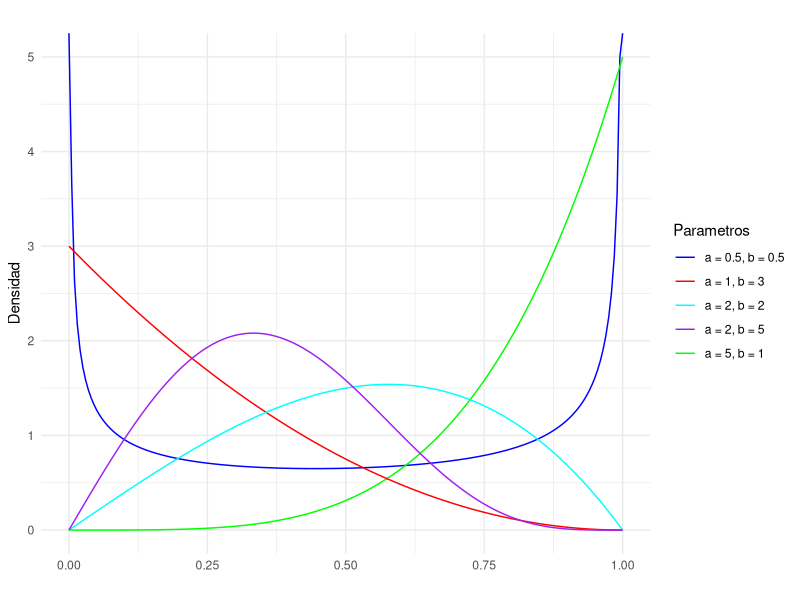
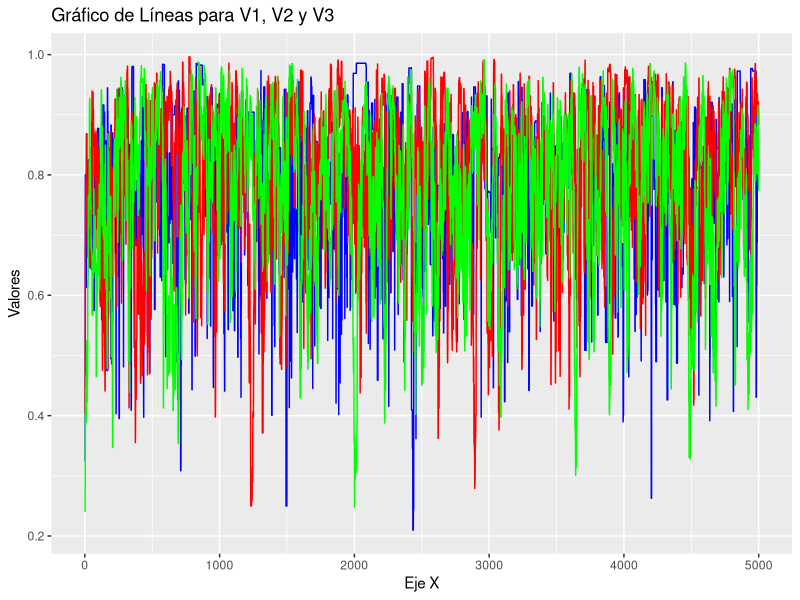
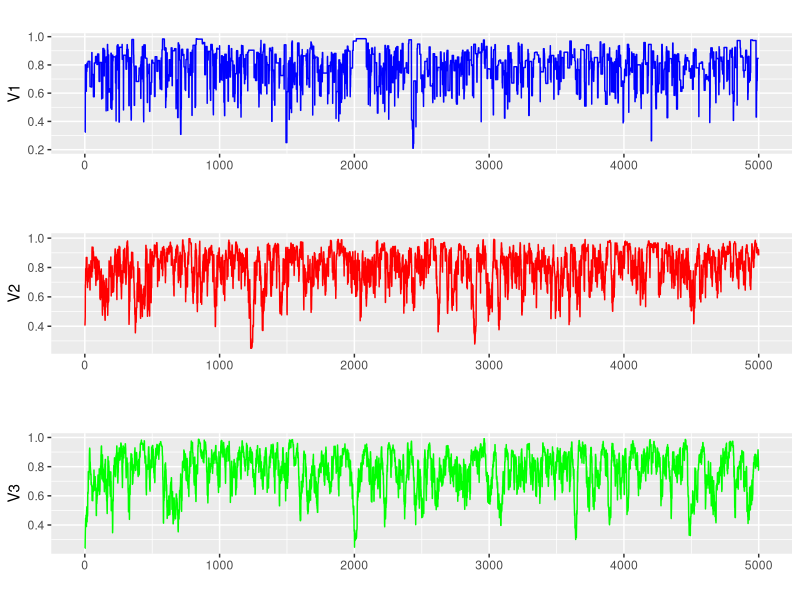
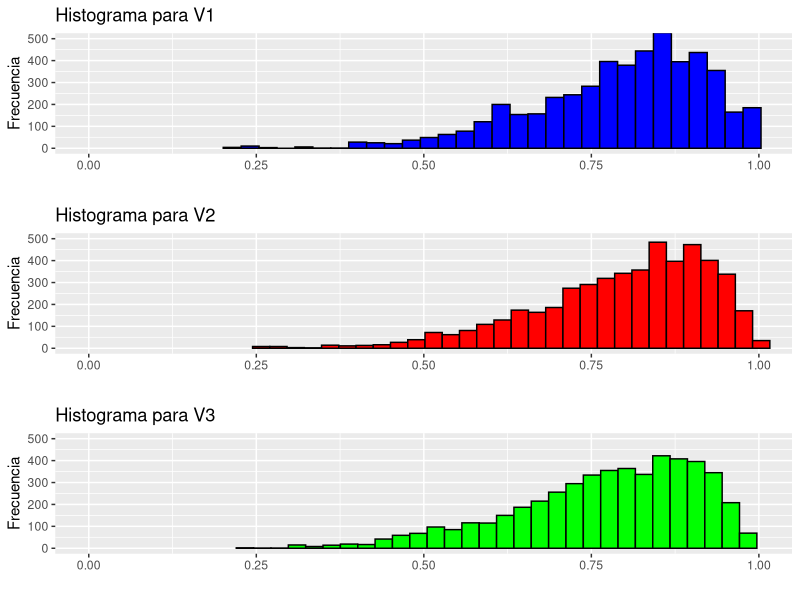
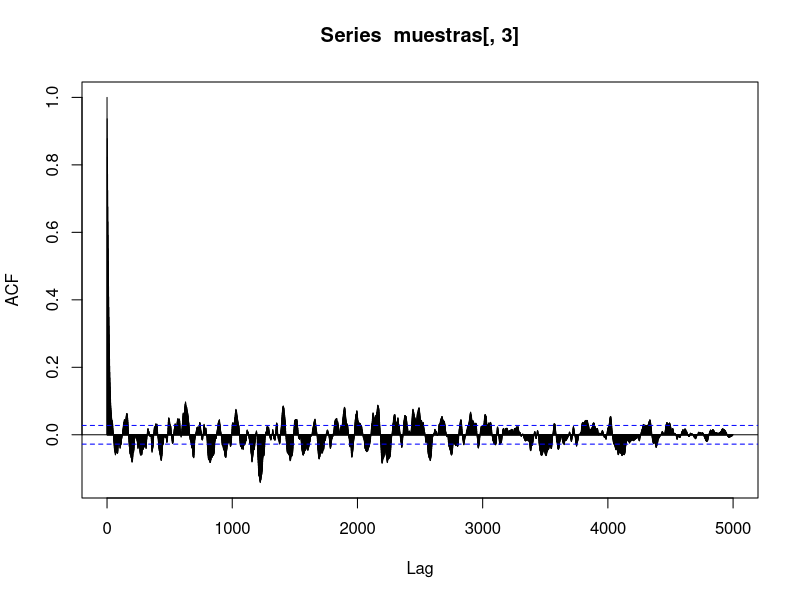
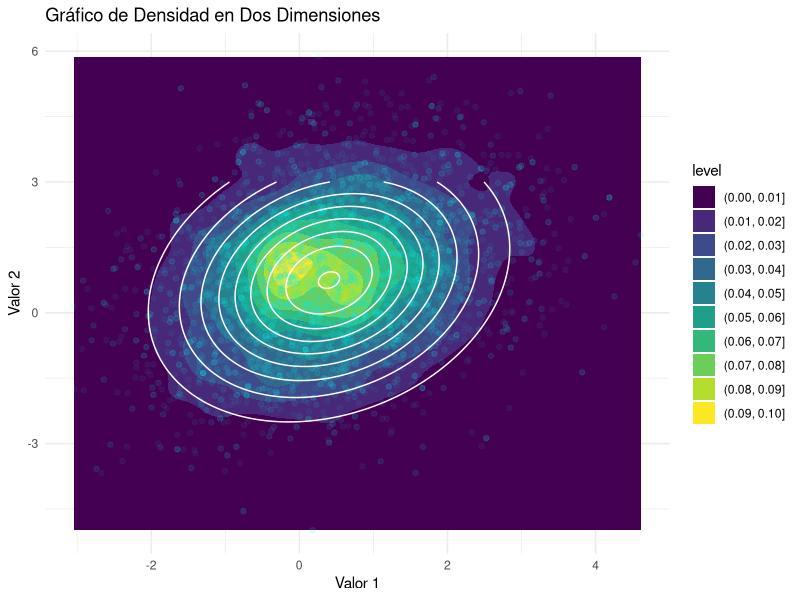
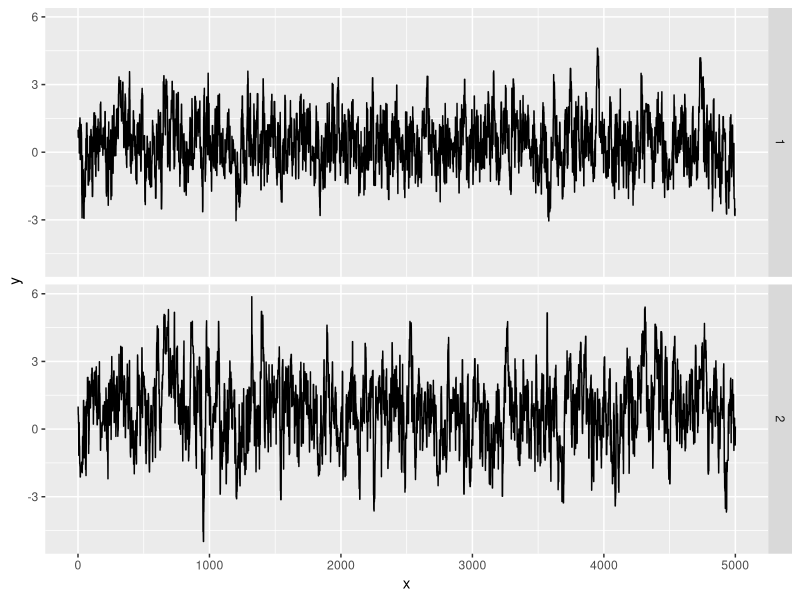

The R script that drew these images, in order:
## ---- chunk 1
#| label = parametros
set.seed(412)
knitr::opts_chunk$set(fig.align = "center")
## ---- chunk 2
#| label = librerias
library(ggplot2)
library(gridExtra)
library(kableExtra)
library(mvtnorm)
## ---- chunk 3
d_propuesta_def <- function(x, mean){
  dnorm(x, mean, sd= 1)
}

sample_mh <- function (d_objetivo, r_propuesta, d_propuesta = d_propuesta_def, p_inicial, n){
  stopifnot(n>0)
  muestras <- numeric(n)
  muestras[1]<-p_inicial
  for (i in 2:n) {
    p_actual <- muestras[i-1]
    p_nuevo <- r_propuesta(p_actual)
    f_actual <- d_objetivo(p_actual)
    f_nuevo <- d_objetivo(p_nuevo)
    
    q_actual <- d_propuesta(p_actual,mean=p_nuevo)
    q_nuevo <- d_propuesta(p_nuevo,mean=p_actual)
    
    alpha <- min(1, (f_nuevo/f_actual)*(q_actual/q_nuevo))
    
    aceptar <- rbinom(1,1, alpha)
    if (aceptar){
      muestras[i] <- p_nuevo
    } else {
      muestras[i] <- p_actual
    }
    
  }
  return ( muestras ) 
}
## ---- chunk 4
d_kumaraswamy <- function(x, a ,b){
  if(x<0 || x>1){
    f=0
  }else{
    f <- a*b*(x^(a-1))*(1-x^a)^(b-1)
  }
  return(f)
}
x<-seq(0,1, length.out= 200)
d_kumaraswamy.5.5 <- numeric(length(x))
d_kumaraswamy51<- numeric(length(x))
d_kumaraswamy13 <-numeric(length(x))
d_kumaraswamy22 <- numeric(length(x))
d_kumaraswamy25 <- numeric(length(x))
for (i in 1:length(x)) {
  d_kumaraswamy.5.5[i] <- d_kumaraswamy(x[i], 0.5, 0.5)
  d_kumaraswamy51[i] <- d_kumaraswamy(x[i], 5, 1)
  d_kumaraswamy13[i] <- d_kumaraswamy(x[i], 1, 3)
  d_kumaraswamy22[i] <- d_kumaraswamy(x[i], 2, 2)
  d_kumaraswamy25[i] <- d_kumaraswamy(x[i], 2, 5)
}


df <- data.frame(x,
                 d_kumaraswamy.5.5,
                 d_kumaraswamy51,
                 d_kumaraswamy13,
                 d_kumaraswamy22,
                 d_kumaraswamy25)
ggplot(df, aes(x = x)) +
  # Agregar las líneas para cada distribución
  geom_line(aes(y = d_kumaraswamy.5.5, color = "d_kumaraswamy.5.5")) +
  geom_line(aes(y = d_kumaraswamy51, color = "d_kumaraswamy51")) +
  geom_line(aes(y = d_kumaraswamy13, color = "d_kumaraswamy13")) +
  geom_line(aes(y = d_kumaraswamy22, color = "d_kumaraswamy22")) +
  geom_line(aes(y = d_kumaraswamy25, color = "d_kumaraswamy25")) +
  # Personalizar aspectos del gráfico
  labs(title = "",
       x = "",
       y = "Densidad") +
  scale_color_manual(values = c("d_kumaraswamy.5.5" = "blue",
                                 "d_kumaraswamy51" = "green",
                                 "d_kumaraswamy13" = "red",
                                 "d_kumaraswamy22" = "cyan",
                                 "d_kumaraswamy25" = "purple"),
                     labels = c("d_kumaraswamy.5.5" = "a = 0.5, b = 0.5",
                                "d_kumaraswamy51" = "a = 5, b = 1",
                                "d_kumaraswamy13" = "a = 1, b = 3",
                                "d_kumaraswamy22" = "a = 2, b = 2",
                                "d_kumaraswamy25" = "a = 2, b = 5")) +
  guides(color=guide_legend(title = "Parametros"))+
  theme_minimal()
## ---- chunk 5
get_beta_pars <- function(mu, kappa){
  alpha <- mu *kappa
  beta <- (1-mu)*kappa
  return(list(alpha = alpha, beta = beta))
}
#graficar kumaraswamy 6 2, y una beta 8,2 para mostrar que son parecidas
d_objetivo <- function(x, a=6 ,b=2){
  if(x<0 || x>1){
    f=0
  }else{
    f <- a*b*(x^(a-1))*(1-x^a)^(b-1)
  }
  return(f)
}
kappas <- c(1,25,50)
n=5000
muestras <- matrix(nrow = n,ncol = length(kappas))
for (i in 1:3) {
  #p_inicial = runif(1) se agrega?
  r_propuesta <- function(x) {
    kappa <- kappas[i]
    pars <- get_beta_pars(x, kappa)
    rbeta(1, pars$alpha, pars$beta)
  }
  d_propuesta <- function(x, mean) {
    kappa <- kappas[i]
    pars <- get_beta_pars(mean, kappa)
    dbeta(x, pars$alpha, pars$beta)
  }
  p_inicial <- runif(1)
  
  muestras[,i] <- sample_mh(d_objetivo, r_propuesta, d_propuesta, p_inicial= p_inicial, n=n)
}


df <- as.data.frame(cbind(muestras, x=1:n))
ggplot(df, aes(x = x)) +
  geom_line(aes(y = V1), color = "blue") +
  geom_line(aes(y = V2), color = "red") +
  geom_line(aes(y = V3), color = "green") +
  labs(x = "Eje X", y = "Valores", title = "Gráfico de Líneas para V1, V2 y V3")

# o bien
g1 <- ggplot(df, aes(x = x, y = V1)) +
  geom_line(color = "blue") +
  labs(x = "", y = "V1", title = "")

# Graficar V2
g2 <- ggplot(df, aes(x = x, y = V2)) +
  geom_line(color = "red") +
  labs(x = "", y = "V2", title = "")

# Graficar V3
g3 <- ggplot(df, aes(x = x, y = V3)) +
  geom_line(color = "green") +
  labs(x = "", y = "V3", title = "")
grid.arrange(g1,g2,g3,ncol=1)
## ---- chunk 6
g1 <- ggplot(df, aes(x = V1)) +
  geom_histogram(color = "black", fill = "blue", bins = 30) +
  labs(x = "", y = "Frecuencia", title = "Histograma para V1")+
  coord_cartesian(xlim = c(0, 1), ylim = c(0, 500))

# Graficar histograma para V2
g2 <- ggplot(df, aes(x = V2)) +
  geom_histogram(color = "black", fill = "red", bins = 30) +
  labs(x = "", y = "Frecuencia", title = "Histograma para V2")+
  coord_cartesian(xlim = c(0, 1), ylim = c(0, 500))

# Graficar histograma para V3
g3 <- ggplot(df, aes(x = V3)) +
  geom_histogram(color = "black", fill = "green", bins = 30) +
  labs(x = "", y = "Frecuencia", title = "Histograma para V3")+
  coord_cartesian(xlim = c(0, 1), ylim = c(0, 500))

# Mostrar los histogramas en una sola columna
grid.arrange(g1, g2, g3, ncol = 1)
## ---- chunk 7
# averiguar si hay grafico para el correlograma

calcular_w <- function(x){
  mean(apply(x, 2, var))
}

calcular_b <- function(x){
  media_chain <- apply(x, 2, mean)
  var(media_chain) * nrow(x)
}

R_hat <- function(x){
  S <- nrow(x)
  M <- ncol(x)
  W <- calcular_w(x)
  B <- calcular_b(x)
  numerador <- (S-1)/S * W + (1 / S) * B
  sqrt(numerador / W)
}

R_hat(muestras)
## ---- chunk 8
autocorr <- acf(muestras[,3], plot = TRUE, lag = Inf)$plot
# mejorar graficos
N_eff <- function(x){
  n_eff <- numeric(ncol(x))
  for (i in 1:ncol(x)) {
    S <- nrow(x)
    autocorr <- acf(x[,i], plot = FALSE, lag = Inf)$acf
    limite <- which(autocorr<0.05)[1]
    
    denominador <- 1 + 2 * sum(autocorr[2:limite])
    n_eff[i] <- S / denominador  
  }
  return(n_eff)
}
N_eff(muestras)
# no parecen muy bajos para 5k muestras
# YA GENERALICE LA N_eff 
## ---- chunk 9
medias <- c(mean(muestras[,1]),mean(muestras[,2]),mean(muestras[,3]))
percentiles<- rbind(quantile(muestras[,1], c(0.05, 0.95)),
                    quantile(muestras[,2], c(0.05, 0.95)),
                    quantile(muestras[,3], c(0.05, 0.95)))

tabla <-cbind(medias, percentiles)
colnames(tabla) <- c("Medias","Percentil 5", "Percentil 95")
rownames(tabla) <- c("Kappa = 1","Kappa = 25", "Kappa = 50")
kable(round(tabla,3))%>% 
  kable_styling(position = "center",full_width = FALSE) %>% 
  row_spec(0, bold = T, background = "gray", color = "black") 
## ---- chunk 10
muestras_logit <- log(muestras/(1-muestras))
medias_logit <- c(mean(muestras_logit[,1]),mean(muestras_logit[,2]),mean(muestras_logit[,3]))
percentiles_logit <- rbind(quantile(muestras_logit[,1], c(0.05, 0.95)),
                    quantile(muestras_logit[,2], c(0.05, 0.95)),
                    quantile(muestras_logit[,3], c(0.05, 0.95)))

tabla_logit <-cbind(medias_logit, percentiles_logit)
colnames(tabla_logit) <- c("Medias","Percentil 5", "Percentil 95")
rownames(tabla_logit) <- c("Kappa = 1","Kappa = 25", "Kappa = 50")
kable(round(tabla_logit,3))%>% 
  kable_styling(position = "center",full_width = FALSE) %>% 
  row_spec(0, bold = T, background = "gray", color = "black") 
## ---- chunk 11
sample_mh_2d <- function (d_objetivo, r_propuesta, d_propuesta, p_inicial, n, sigma_prop){
  stopifnot(n>0)
  muestras <- matrix(nrow = n, ncol = length(p_inicial))
  muestras[1,]<-p_inicial
  for (i in 2:n) {
    p_actual <- muestras[i-1,]
    p_nuevo <- r_propuesta(p_actual)
    f_actual <- d_objetivo(p_actual)
    f_nuevo <- d_objetivo(p_nuevo)
    
    q_actual <- d_propuesta(p_actual,mean=p_nuevo)
    q_nuevo <- d_propuesta(p_nuevo,mean=p_actual)
    
    alpha <- min(1, (f_nuevo/f_actual)*(q_actual/q_nuevo))
    
    aceptar <- rbinom(1,1, alpha)
    if (aceptar){
      muestras[i,] <- p_nuevo
    } else {
      muestras[i,] <- p_actual
    }
    
  }
  return ( muestras ) 
}


## ---- chunk 12
mu_obj <- c(0.4, 0.75)
sigma_obj <- matrix(c(1.35, 0.4, 0.4, 2.4), ncol = 2)

sigma_prop <- diag(2) #preguntar esto

d_objetivo <- function(x) dmvnorm(x, mean = mu_obj, sigma = sigma_obj)
r_propuesta <- function(x) rmvnorm(1, mean = x, sigma = sigma_prop)
d_propuesta <- function(x, mean) dmvnorm(x, mean = mean, sigma = sigma_prop)

muestras_2d <- sample_mh_2d(d_objetivo, r_propuesta, d_propuesta, p_inicial= c(1, 1), n=5000)

df_grilla <- expand.grid(x = seq(-3, 3, length.out = 200), seq(-3, 3, length.out = 200))
df_grilla$z <- d_objetivo(as.matrix(df_grilla))

muestras_2d_df <- as.data.frame(muestras_2d)
ggplot(muestras_2d_df, aes(x = V1, y = V2)) +
  geom_density_2d(fill = "skyblue", alpha = 0.7) +
  geom_density2d_filled()+
  geom_point(data = muestras_2d_df, aes(x = V1, y = V2), color = "cyan2", alpha = 0.05) +
  labs(title = "Gráfico de Densidad en Dos Dimensiones",
       x = "Valor 1",
       y = "Valor 2") +
  stat_contour(aes(x = x, y = Var2, z = z), data = df_grilla, color = "white")+
  theme_minimal()

# p_inicial = rmvnorm(1,mean=c(1,1)) ?
## ---- chunk 13

########################
plot_trace <- function(x, y){
  n <-length(x)
  df <- data.frame(x = rep(1:n, 2), y = c(x, y), dimension = rep(1:2, each = n))
  ggplot(df)+
    geom_line(aes(x = x, y = y))+
    facet_grid(rows = vars(dimension))
}  

plot_trace(muestras_2d_df$V1, muestras_2d_df$V2)

#Número efectivo de muestras
N_eff(muestras_2d)
## ---- chunk 14
#| label = probs
probs <- numeric(3)
# x1 > 1 ; x2 < 0
mu_filtradas <- muestras_2d[muestras_2d[,1] > 1 & muestras_2d[,2] < 0,]
probs[1] <- nrow(mu_filtradas) / nrow(muestras_2d)
# x1 > 1 ; x2 > 2 
mu_filtradas <- muestras_2d[muestras_2d[,1] > 1 & muestras_2d[,2] > 2,]
probs[2] <- nrow(mu_filtradas) / nrow(muestras_2d)
# x1 > .4 ; x2 > .75
mu_filtradas <- muestras_2d[muestras_2d[,1] > .4 & muestras_2d[,2] > .75,]
probs[3] <- nrow(mu_filtradas) / nrow(muestras_2d)
probs #no se si esto esta bien gente
## ---- chunk 15
# Monte Carlo generamos aleatorios y hace sumatoria
# Genera un gran número de muestras bivariadas
n <- 1000
muestras_2d_mc <- rmvnorm(n, mean = mu_obj, sigma = sigma_obj)

# x1 > 1 ; x2 < 0
mu_filtradas <- muestras_2d_mc[muestras_2d_mc[,1] > 1 & muestras_2d_mc[,2] < 0,]
probs[1] <- nrow(mu_filtradas) / nrow(muestras_2d_mc)
# x1 > 1 ; x2 > 2 
mu_filtradas <- muestras_2d_mc[muestras_2d_mc[,1] > 1 & muestras_2d_mc[,2] > 2,]
probs[2] <- nrow(mu_filtradas) / nrow(muestras_2d_mc)
# x1 > .4 ; x2 > .75
mu_filtradas <- muestras_2d_mc[muestras_2d_mc[,1] > .4 & muestras_2d_mc[,2] > .75,]
probs[3] <- nrow(mu_filtradas) / nrow(muestras_2d_mc)
probs #no se si esto esta bien gente
